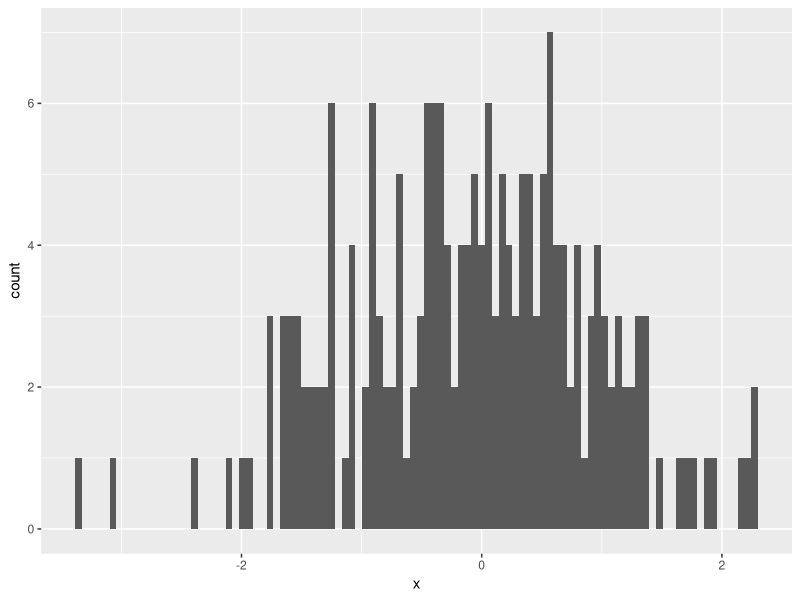
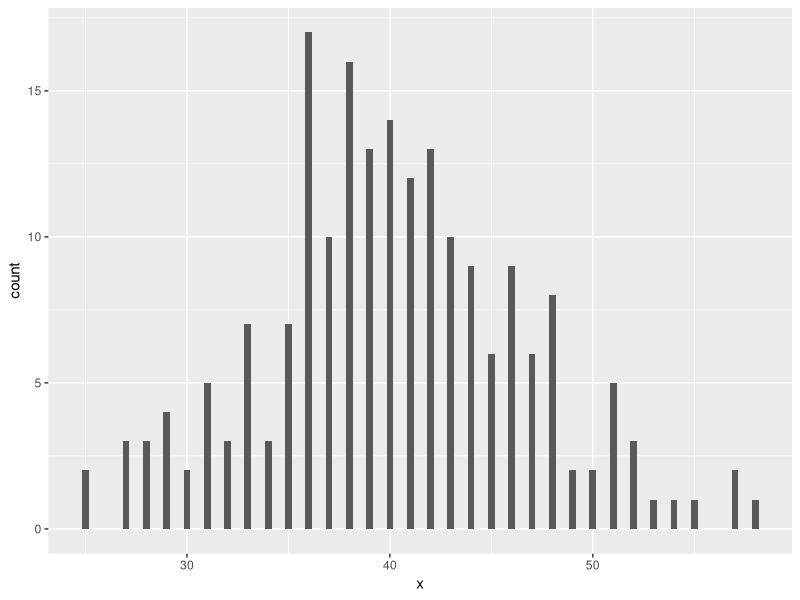
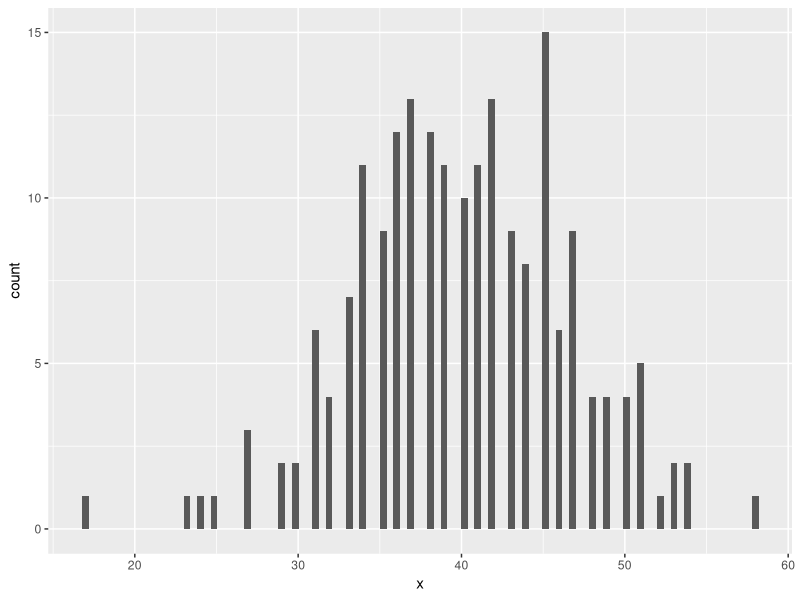

R code for these plots, in order:
## ---- chunk 1
knitr::knit_hooks$set(class = function(before, options, envir) {
  if(before){
    sprintf("<div class = '%s'>", options$class)
  }else{
    "</div>"
  }
})
## ---- chunk 2
library(magrittr)
library(ggplot2)
tibble::tibble( x = rnorm(200) ) %>% 
  ggplot(aes(x = x)) + 
  geom_histogram(bins = 100)
## ---- chunk 3
x <- 5
y <- 4
z <- x^2 + y
z
## ---- chunk 4
tibble::tibble( x = rpois(200, 40) ) %>% 
  ggplot(aes(x = x)) + 
  geom_histogram(bins = 100)
## ---- chunk 5
tibble::tibble( x = rpois(200, 40) ) %>% 
  ggplot(aes(x = x)) + 
  geom_histogram(bins = 100)
